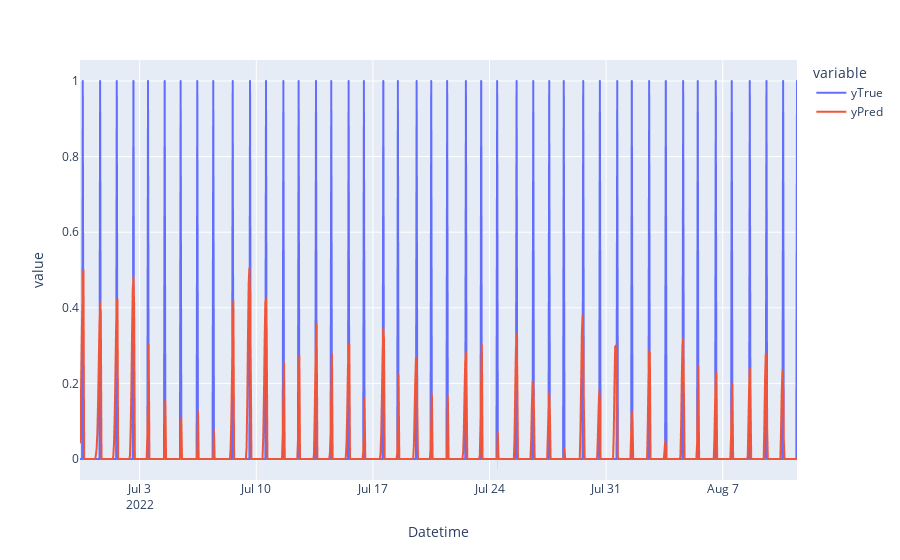

Notebook code cell kept with this figure:
### Code cell
pd.DataFrame({'yTrue':y_valid.flatten(),'yPred':pred['yPred']},index=pred.index).plot()

### Figure 1 — Plotly figure (JSON) as saved in the notebook; plotly's stock layout.template omitted (floating-point values rounded to 4 significant figures; data arrays with more than 128 entries replaced by an {"elided": "..."} marker saying what was removed)
{"data": [{"hovertemplate": "variable=yTrue<br>Datetime=%{x}<br>value=%{y}<extra></extra>", "legendgroup": "yTrue", "line": {"color": "#636efa", "dash": "solid"}, "marker": {"symbol": "circle"}, "mode": "lines", "name": "yTrue", "showlegend": true, "type": "scattergl", "x": {"elided": "1034 str values"}, "xaxis": "x", "y": {"elided": "1034 int values"}, "yaxis": "y"}, {"hovertemplate": "variable=yPred<br>Datetime=%{x}<br>value=%{y}<extra></extra>", "legendgroup": "yPred", "line": {"color": "#EF553B", "dash": "solid"}, "marker": {"symbol": "circle"}, "mode": "lines", "name": "yPred", "showlegend": true, "type": "scattergl", "x": {"elided": "1034 str values"}, "xaxis": "x", "y": {"elided": "1034 float values"}, "yaxis": "y"}], "layout": {"legend": {"title": {"text": "variable"}, "tracegroupgap": 0}, "margin": {"t": 60}, "xaxis": {"anchor": "y", "domain": [0, 1], "title": {"text": "Datetime"}}, "yaxis": {"anchor": "x", "domain": [0, 1], "title": {"text": "value"}}}}
